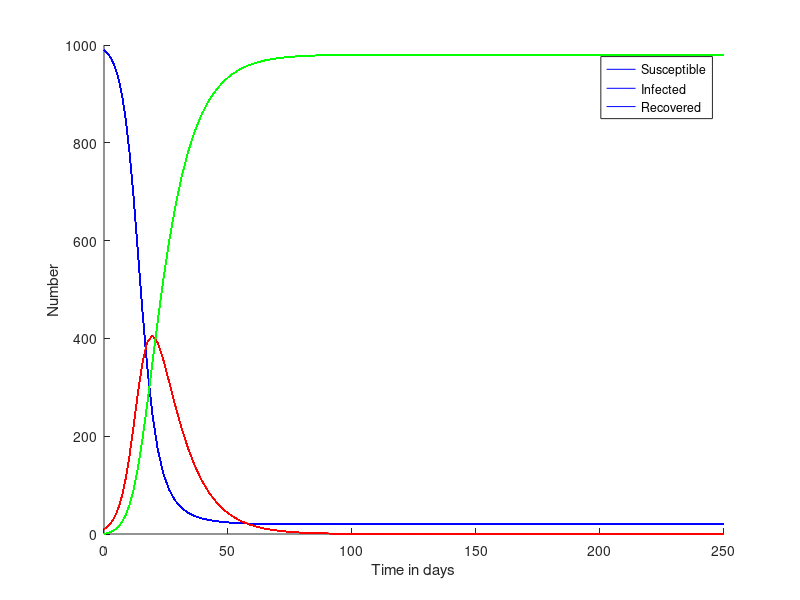

Write MATLAB code to recreate this figure. (Note: this script raises an error after producing the figure.)
% =================== powering with 2 by the values of the vector
x = 2.^(0:3)

% =================== gives the same value puted rows and columns
one = ones(2,1)

N = 0

% if on online   .................................................
if N== 0, disp("D= 0"); end


% ******* for loop
%for index = startvalue:step:endvalue

%end

for i= 1:4
    disp(i)
end




%% cheb function

function [D ,x] = cheb (N)
% ======= taking values of x as symmetric distribution==================
% ======= Chebyvs gives accurate answer than euler(same steps)==========
% ======= Having eqtn f(t) = e^t, taking N=4 we can copute t and then after
% =======use lagrange to show the exact graph
% ======= cos(i*pi / N)

if N==0
    D= 0;
    x =1; 
    return
end

x = cos(pi * (0:N)/N)' ;


% ****** to find L'(t) we use bary centre interpolation=================
%        D_ij = (ci/cj)* (1/dx), dx = xi - xj = x - x'

% ****** end boundary 2 other 1 as columns =============================
% ******element by elemt multiplication(.*) ===========================
%         c: weight 

c = [2;ones(N-1,1);2].* (-1).^(0:N)';

% ******* Making a matrix *********************
x =repmat(x, 1, N+1)

% *******  D_ij = (ci/cj)* (1/dx), dx = xi - xj = x - x'

dx = x - x' 

% ********scaling dx to remove zero ************
D = (c* (1./c)') ./ (dx +(eye(N+1)))

% ==========   D_ii = - (D0,1+ D0,2) in notes ...............

D = D - diag(sum(D'));
end





%% SIR MODEL USING RELAXATION APPROACH

% dS/dt =  - Beta I S
% dI/dt = Beta I S - \gamma I
% dR/dt = \gamma I 

% S' = D S

% ================RELAXATION=======================

N = 100
[D1, x] = cheb(N)

% ===============Linear transformation (scaling)===

t0 = 0; tf = 250;

% ========= since (t0 -tf)/2)  scalar no need for ./
t = ((tf -t0)/2) *x + ((tf + t0 )/2); 

% ========= Since D [-1,1] SCale chain rule=========
D = 2/(tf - t0)* D1

Ide= eye(N+1)



%************** Initial Conditions **************

S0 = 990; I0 = 10 ; R0 = 0;
gamma = 0.1; beta = 0.0004

%********* making them as a column

S = S0* ones(N+1,1);
I = I0*ones(N+1,1);
R = R0*ones(N+1,1);

iteration = 50;

for i = 1:iteration
    %************** SUSCEPTIBLE***********
    %***** D S = R1 , S = D^-1 R1
    A1 = D
    R1 = - beta * S.* I
    A1(N+1,:)=0
    A1(N+1,N+1)=1
    R1(N+1) = S0
    %***** inv(A1)
    S = A1 \ R1;

    %************** INFECTED ***********
    %***** D I = R2 - gamma I(current) since linear

    A2 = D + gamma*Ide
    R2 = beta * S.* I
    A2(N+1, :)=0
    A2(N+1,N+1)=1 
    R2(N+1)= I0;

    I = A2\R2;

     %************** RECOVERED *********

     A3 = D; 
     R3 = gamma * I
     A3(N+1,:) = 0;
     A3(N+1,N+1) =1;
     R3(N+1) = R0

     R = A3\R3;
end


hold on
plot(t,S,'b')
plot(t, I,'r')
plot(t,R,'g')
xlabel("Time in days")
ylabel("Number")
legend("Susceptible","Infected","Recovered")
hold off



%% Another equations

%% ***** SIMULATION OF COVID-19 USING MULTIDOMAIN SPECTRAL RELAXATION TECHNIQUE *********

image = imread("equations.png")
imshow(image)


%% **** simulation codes and graph of COVID-19
% Parameters
alpha = 0.5; 
beta1 = 1.05;
beta2 = 0.005; 
gamma = 0.5; 
q1 = 0.001;
delta = 0.00398;
lambda1 = 0.0047876; 
lambda2 = 0.000001231;
omega = 0.085432;
K = 0.09871; 
mu = 0.1243;

N = 6; % number of spectral points
iteration = 50;

% Initial conditions
S0 = 0.5; E0 = 0.2; I0 = 0.1; Q0 = 0.1; R0 = 0.1;

% Compute differentiation matrix and grid points
[D, x] = cheb(N);

% Identity matrix
Ide = eye(N+1);

% Initialize solution vectors
S = S0 * ones(N+1,1);
E = E0 * ones(N+1,1);
I = I0 * ones(N+1,1);
Q = Q0 * ones(N+1,1);
R = R0 * ones(N+1,1);

for i = 1:iteration
    % Susceptible update
    A1 = D;
    R1 = - beta1 * S .* I - beta2 * S .* E - delta * S + omega; % replace with model's S eqn
    A1(N+1,:) = 0; A1(N+1,N+1) = 1; R1(N+1) = S0;
    S = A1 \ R1;

    % Exposed update
    A2 = D + (q1 + lambda1 + gamma + delta) * Ide;
    R2 = beta1 * S .* I + beta2 * S .* E;
    A2(N+1,:) = 0; A2(N+1,N+1) = 1; R2(N+1) = E0;
    E = A2 \ R2;

    % Infected update
    A3 = D + (K + delta + lambda2) * Ide;
    R3 = gamma * E;
    A3(N+1,:) = 0; A3(N+1,N+1) = 1; R3(N+1) = I0;
    I = A3 \ R3;

    % Quarantined update
    A4 = D + (mu + delta) * Ide;
    R4 = q1 * E;
    A4(N+1,:) = 0; A4(N+1,N+1) = 1; R4(N+1) = Q0;
    Q = A4 \ R4;

    % Recovered update
    A5 = D + delta * Ide;
    R5 = lambda1 * E + K * I + mu * Q;
    A5(N+1,:) = 0; A5(N+1,N+1) = 1; R5(N+1) = R0;
    R = A5 \ R5;
end

% Linear transform for time range [0,75]
t0 = 0; tf = 75;
t = ((tf - t0)/2)*x + (tf + t0)/2;

% Plot results
figure
hold on
plot(t, S, 'b', 'DisplayName', 'Susceptible');
plot(t, E, 'k', 'DisplayName', 'Exposed');
plot(t, I, 'r', 'DisplayName', 'Infected');
plot(t, Q, 'm', 'DisplayName', 'Quarantined');
plot(t, R, 'g', 'DisplayName', 'Recovered');
xlabel('Time (days)');
ylabel('Population fraction');
legend;
grid on;
hold off;
